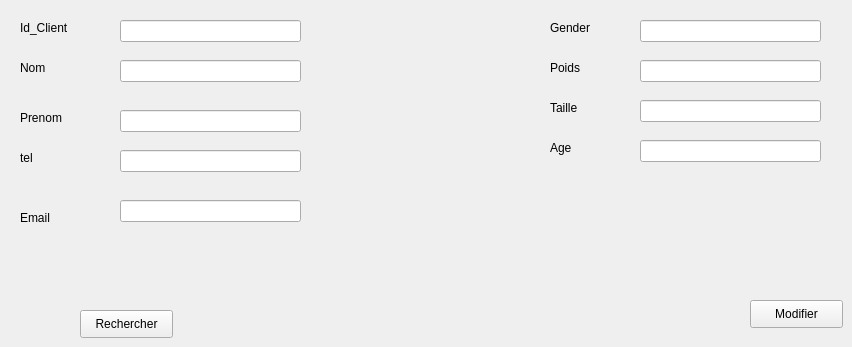
      <widget class="QWidget" name="tab_7">
       <attribute name="title">
        <string>Modifier Client</string>
       </attribute>
       <widget class="QLabel" name="label_28">
        <property name="geometry">
         <rect>
          <x>20</x>
          <y>20</y>
          <width>61</width>
          <height>16</height>
         </rect>
        </property>
        <property name="text">
         <string>Id_Client</string>
        </property>
       </widget>
       <widget class="QLabel" name="label_29">
        <property name="geometry">
         <rect>
          <x>20</x>
          <y>60</y>
          <width>55</width>
          <height>16</height>
         </rect>
        </property>
        <property name="text">
         <string>Nom</string>
        </property>
       </widget>
       <widget class="QLabel" name="label_30">
        <property name="geometry">
         <rect>
          <x>20</x>
          <y>110</y>
          <width>55</width>
          <height>16</height>
         </rect>
        </property>
        <property name="text">
         <string>Prenom</string>
        </property>
       </widget>
       <widget class="QLabel" name="label_31">
        <property name="geometry">
         <rect>
          <x>20</x>
          <y>150</y>
          <width>55</width>
          <height>16</height>
         </rect>
        </property>
        <property name="text">
         <string>tel</string>
        </property>
       </widget>
       <widget class="QLabel" name="label_32">
        <property name="geometry">
         <rect>
          <x>20</x>
          <y>210</y>
          <width>55</width>
          <height>16</height>
         </rect>
        </property>
        <property name="text">
         <string>Email</string>
        </property>
       </widget>
       <widget class="QLabel" name="label_33">
        <property name="geometry">
         <rect>
          <x>550</x>
          <y>20</y>
          <width>55</width>
          <height>16</height>
         </rect>
        </property>
        <property name="text">
         <string>Gender</string>
        </property>
       </widget>
       <widget class="QLabel" name="label_34">
        <property name="geometry">
         <rect>
          <x>550</x>
          <y>60</y>
          <width>55</width>
          <height>16</height>
         </rect>
        </property>
        <property name="text">
         <string>Poids</string>
        </property>
       </widget>
       <widget class="QLabel" name="label_35">
        <property name="geometry">
         <rect>
          <x>550</x>
          <y>100</y>
          <width>55</width>
          <height>16</height>
         </rect>
        </property>
        <property name="text">
         <string>Taille</string>
        </property>
       </widget>
       <widget class="QLabel" name="label_36">
        <property name="geometry">
         <rect>
          <x>550</x>
          <y>140</y>
          <width>55</width>
          <height>16</height>
         </rect>
        </property>
        <property name="text">
         <string>Age</string>
        </property>
       </widget>
       <widget class="QLineEdit" name="lineEdit_id_3">
        <property name="geometry">
         <rect>
          <x>120</x>
          <y>20</y>
          <width>181</width>
          <height>22</height>
         </rect>
        </property>
       </widget>
       <widget class="QLineEdit" name="lineEdit_id_4">
        <property name="geometry">
         <rect>
          <x>120</x>
          <y>60</y>
          <width>181</width>
          <height>22</height>
         </rect>
        </property>
       </widget>
       <widget class="QLineEdit" name="lineEdit_id_5">
        <property name="geometry">
         <rect>
          <x>120</x>
          <y>110</y>
          <width>181</width>
          <height>22</height>
         </rect>
        </property>
       </widget>
       <widget class="QLineEdit" name="lineEdit_id_6">
        <property name="geometry">
         <rect>
          <x>120</x>
          <y>150</y>
          <width>181</width>
          <height>22</height>
         </rect>
        </property>
       </widget>
       <widget class="QLineEdit" name="lineEdit_id_7">
        <property name="geometry">
         <rect>
          <x>120</x>
          <y>200</y>
          <width>181</width>
          <height>22</height>
         </rect>
        </property>
       </widget>
       <widget class="QLineEdit" name="lineEdit_id_8">
        <property name="geometry">
         <rect>
          <x>640</x>
          <y>20</y>
          <width>181</width>
          <height>22</height>
         </rect>
        </property>
       </widget>
       <widget class="QLineEdit" name="lineEdit_id_9">
        <property name="geometry">
         <rect>
          <x>640</x>
          <y>60</y>
          <width>181</width>
          <height>22</height>
         </rect>
        </property>
       </widget>
       <widget class="QLineEdit" name="lineEdit_id_10">
        <property name="geometry">
         <rect>
          <x>640</x>
          <y>100</y>
          <width>181</width>
          <height>22</height>
         </rect>
        </property>
       </widget>
       <widget class="QLineEdit" name="lineEdit_id_11">
        <property name="geometry">
         <rect>
          <x>640</x>
          <y>140</y>
          <width>181</width>
          <height>22</height>
         </rect>
        </property>
       </widget>
       <widget class="QPushButton" name="pushButton_4">
        <property name="geometry">
         <rect>
          <x>80</x>
          <y>310</y>
          <width>93</width>
          <height>28</height>
         </rect>
        </property>
        <property name="text">
         <string>Rechercher</string>
        </property>
       </widget>
       <widget class="QPushButton" name="pushButton_5">
        <property name="geometry">
         <rect>
          <x>750</x>
          <y>300</y>
          <width>93</width>
          <height>28</height>
         </rect>
        </property>
        <property name="text">
         <string>Modifier</string>
        </property>
       </widget>
      </widget>
